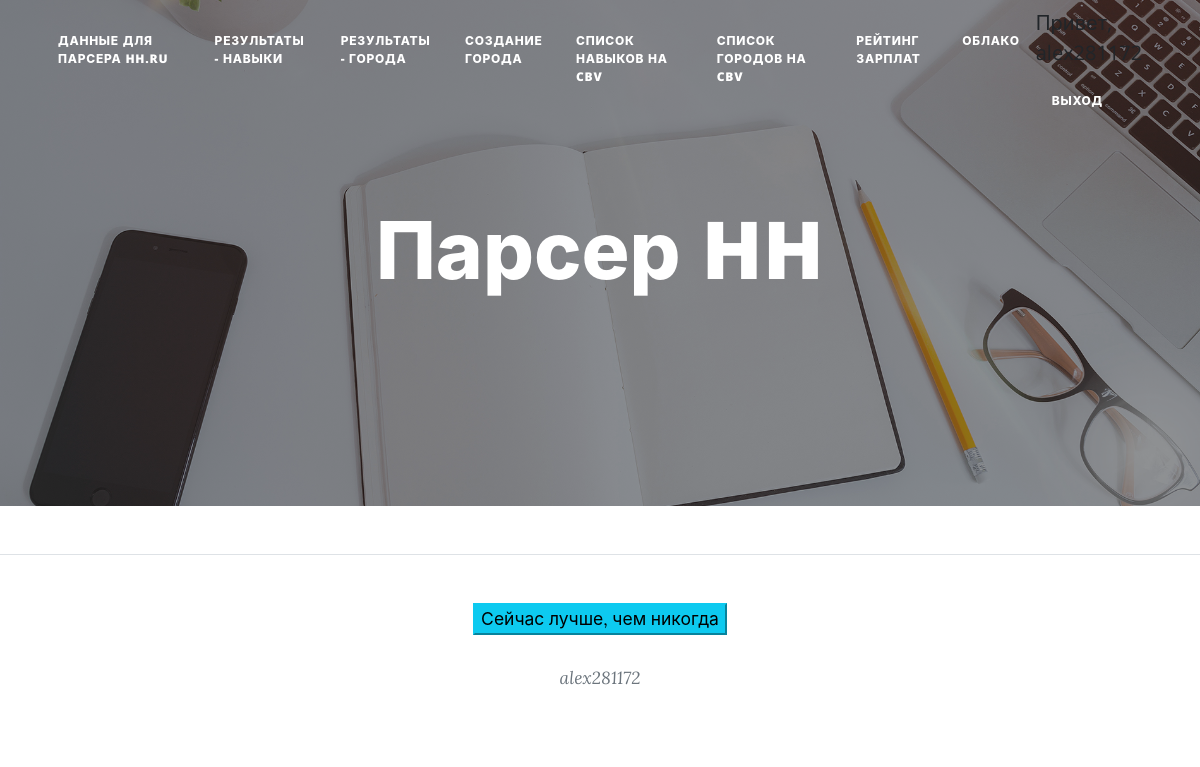
/salary/ (signed in), run on an earlier commit of the app's database.
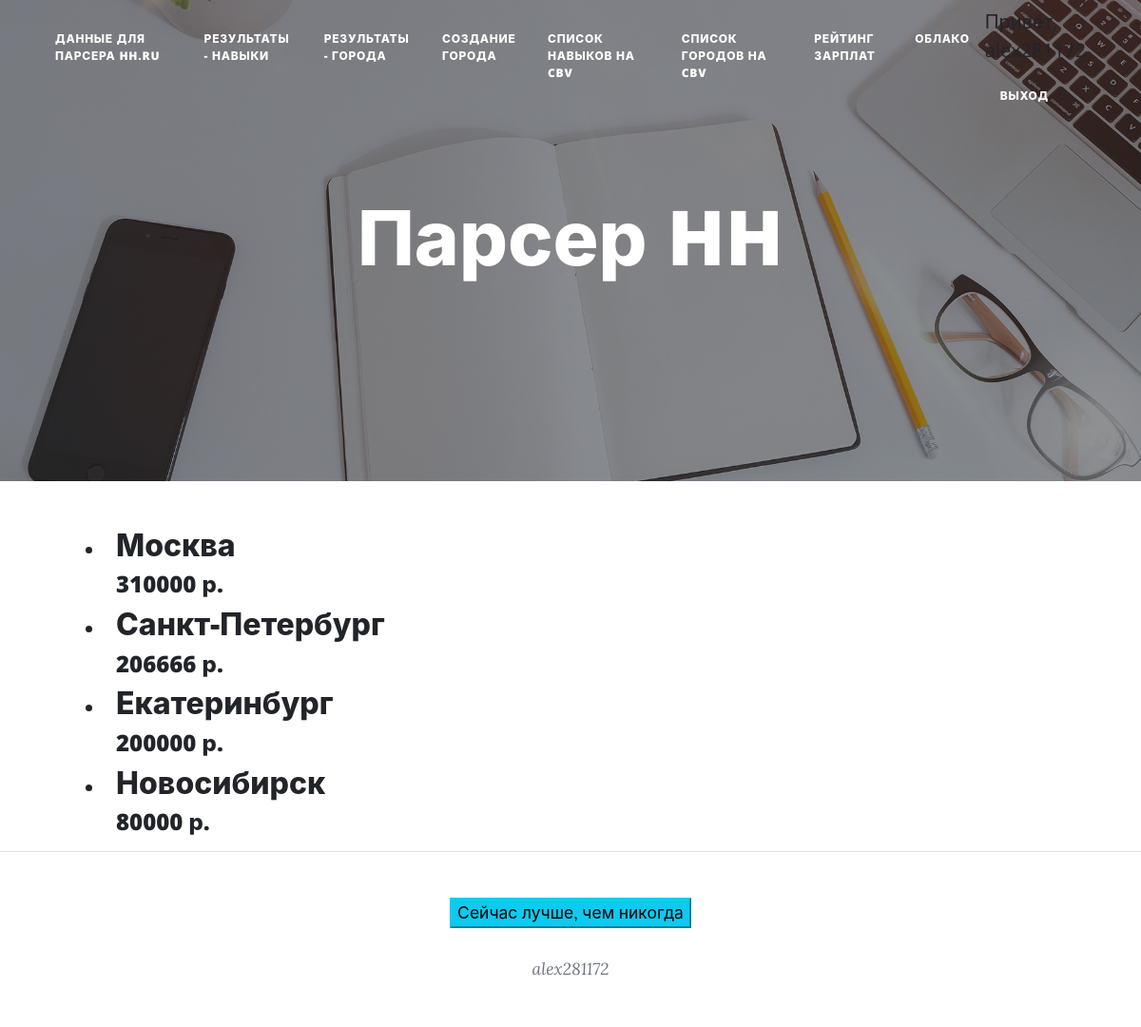
And on a later commit of the database.
### parserhhapp/models.py (models this page shows, shortened)
class CitiesSalary(models.Model):
    name = models.TextField(max_length=300, verbose_name = 'город')
    percent = models.CharField(max_length=30, verbose_name = 'доля')
    count = models.CharField(max_length=30, null=True, verbose_name = 'количество')
    salary = models.CharField(max_length=300, verbose_name='зарплата')
    class Meta:
        verbose_name = 'city_salary'
        verbose_name_plural = 'city_salaries'

### parserhhapp/views.py (the view)
# urls.py: path('salary/', views.CitySalaryListView.as_view(), name='salary'),
class CitySalaryListView(LoginRequiredMixin, ListView):
    model = CitiesSalary
    template_name = 'parserhhapp/salary.html'

### capapp/templatetags/str_extensions.py (called while the page is built)
def capitalize(inputstr):
    return inputstr.capitalize()

### parserhhapp/context_processors.py (called while the page is built)
def my_text(request):
    return {'my_text': 'Сейчас лучше, чем никогда'}

### parserhhapp/templates/parserhhapp/salary.html (shortened to what this page needs)
{% extends 'base.html' %}
{% block content %}
    <ul>
        {% for item in object_list %}
            <li>
                <div class="container">
                    <h2 class="post-title"> {{ item.name}} </h2>
                    <h4 class="post-subtitle">{{ item.salary}} р. </h4>
                </div>
            </li>
        {% endfor %}
    </ul>
{% endblock %}

What changed in the data, as far as the page shows it:
added CitiesSalary: name "Москва", salary "310000"
added CitiesSalary: name "Санкт-Петербург", salary "206666"
added CitiesSalary: name "Екатеринбург", salary "200000"
added CitiesSalary: name "Новосибирск", salary "80000"
